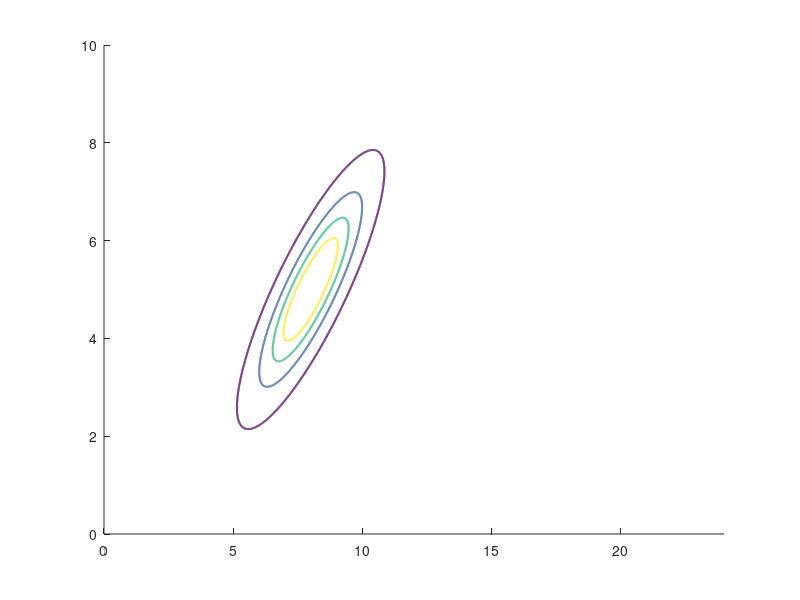

Write MATLAB code to recreate this figure. (Note: this script raises an error after producing the figure.)
% An script for generating demo images including
% (1) linearly separable (two gaussians), 
% (2) approximate linearly separable (from gmm)
% (3) not linearly separable.
clearvars; close all; clc
%% Linearly separable sample
mu1  = [8, 5];
sig1 = [1.3, 1.1; 1.1, 1.3];
LS1   = mvnrnd(mu1, sig1, 200);

mu2  = [16, 4];
sig2 = [1, 0.2; 0.2, 0.8];
LS2   = mvnrnd(mu2, sig2, 200);

x1 = 0:0.01:24;
x2 = 0:0.01:10;
[X1, X2] = meshgrid(x1, x2);

figure(1)
F1 = mvnpdf([X1(:) X2(:)], mu1, sig1);
F1 = reshape(F1, length(x2), length(x1));
mvncdf([0 0],[1 1], mu1, sig1);
contour(x1, x2, F1, [0.01 0.1 .05:.1:.5], 'linewidth', 1.5, 'color', 'r');
hold on;

F2 = mvnpdf([X1(:) X2(:)], mu2, sig2);
F2 = reshape(F2,length(x2), length(x1));
mvncdf([0 0],[1 1], mu2, sig2);
contour(x1, x2, F2, [0.01 0.1 .05:.1:.5], 'linewidth', 1.5, 'color', 'b');
axis([0 24 0 10])

p1 = plot(LS1(:, 1), LS1(:, 2), 'ro', 'markersize', 9);
p2 = plot(LS2(:, 1), LS2(:, 2), 'bo', 'markersize', 9);
legend([p1, p2], 'positive', 'negative')
xlabel('$x_1$', 'interpreter', 'latex')
ylabel('$x_2$', 'interpreter', 'latex')
title('Linearly Separable Case')
grid on
set(gca, 'fontsize', 18)
hold off;

%% Approximately linearly separable
clearvars; close all
mu  = [1 1; 4 4];
sig = cat(3, [2 0; 0 .5], [1 0; 0 1]);
P   = ones(1,2)/2;
gm  = gmdistribution(mu, sig, P);
gmPDF = @(x,y)pdf(gm,[x y]);
h = ezcontour(gmPDF,[-5 10],[-1 6.5]); hold on;
set(h, 'linewidth', 1.5, 'color', [0.8, 0.8, 0]);
LS1 = random(gm, 400);
for i=1:size(LS1, 1)
    X1 = pdist([LS1(i, 1), LS1(i, 2); 1, 1]);
    X2 = pdist([LS1(i, 1), LS1(i, 2); 4, 4]);
    if X1 < X2 - 0.5
        LS1(i, 3) = 1;
        p1 = plot(LS1(i, 1), LS1(i, 2), 'ro', 'markersize', 9);
    else
        LS1(i, 3) = 2;
        p2 = plot(LS1(i, 1), LS1(i, 2), 'bo', 'markersize', 9);
    end
end
xlabel('$x_1$', 'interpreter', 'latex')
ylabel('$x_2$', 'interpreter', 'latex')
legend([p1, p2], 'positive', 'negative')
title('Approximately Linearly Separable Case')
grid on
set(gca, 'fontsize', 18)
hold off;





